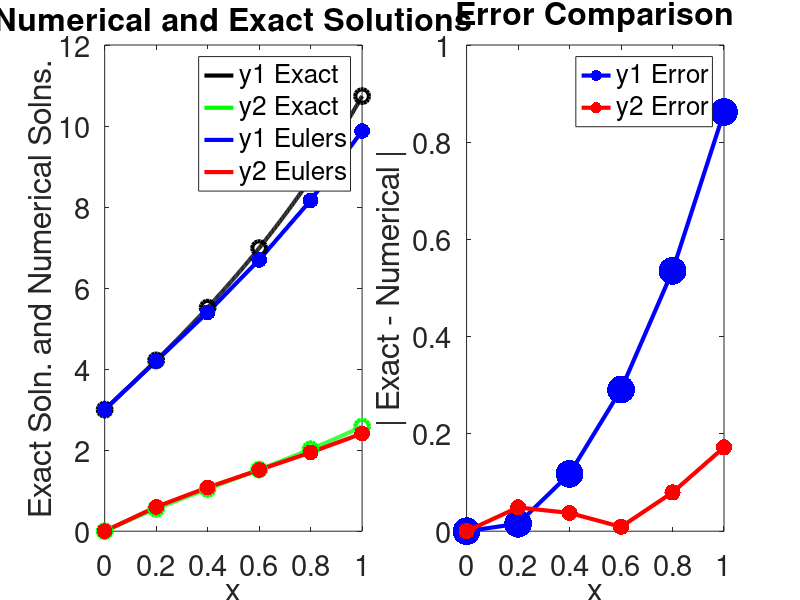
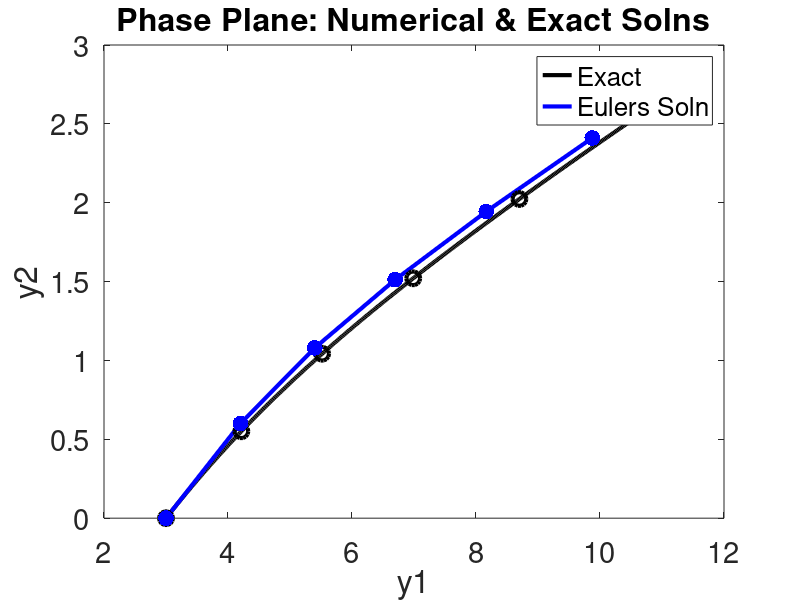

Write the MATLAB code that produced these figures, in order.
function Lets_Solve_ODE_Systems()


% Simulation Parameters
tFinal = 1.0;   % final time
h = 0.2;        % Step Size
t = 0:h:tFinal; % time vector 
y0(1,1) = 3.0;  % initial value for y1
y0(1,2) = 0.0;  % initial value for y2


% Perform ODE Solves
yEulers = give_Me_Euler_Solution(y0,h,t);
yExact = give_Me_Exact_Solution(t);


% Make Plots of What you Want
please_plot_it_all(t,yExact,yEulers);

%%%%%%%%%%%%%%%%%%%%%%%%%%%%%%%%%%%%%%%%%%%%%%%%%%%%%%%%%%%%%%%%%%%%%%%%%%
%
% FUNCTION: returns Euler Solution
%
%%%%%%%%%%%%%%%%%%%%%%%%%%%%%%%%%%%%%%%%%%%%%%%%%%%%%%%%%%%%%%%%%%%%%%%%%%

function yEulers = give_Me_Euler_Solution(y0,h,t)

% yEulers: row- corresponds to time-step
%          col- col1: y1, col2: y2

% Initialize Solution Storage 
yEulers = zeros(length(t),2);
yEulers(1,1) = y0(1,1);
yEulers(1,2) = y0(1,2);

for i=2:length(t)
   RHS = give_Me_RHS_of_System(t(i-1),yEulers(i-1,1),yEulers(i-1,2));
   yEulers(i,1) = yEulers(i-1,1) + h * RHS(1); 
   yEulers(i,2) = yEulers(i-1,2) + h * RHS(2); 
end

yEulers



%%%%%%%%%%%%%%%%%%%%%%%%%%%%%%%%%%%%%%%%%%%%%%%%%%%%%%%%%%%%%%%%%%%%%%%%%%
%
% FUNCTION: returns Modified Euler Solution
%
%%%%%%%%%%%%%%%%%%%%%%%%%%%%%%%%%%%%%%%%%%%%%%%%%%%%%%%%%%%%%%%%%%%%%%%%%%

function yExact = give_Me_Exact_Solution(t)

% yExact: row- corresponds to time-step
%          col- col1: y1, col2: y2

% #1
yExact(:,1) = 4*exp(t) - exp(-2*t);
yExact(:,2) = exp(t)  - exp(-2*t);

% #2
%yExact(:,1) = 4*exp(-t).*sin(t);
%yExact(:,2) = 4*exp(-t).*cos(t);

% #3
%yExact(:,1) = cos(t/2);
%yExact(:,2) = -0.5*sin(t/2);

% #5
%yExact(:,1) = exp(-t) - t;
%yExact(:,2) = -exp(-t) - 1;

%%%%%%%%%%%%%%%%%%%%%%%%%%%%%%%%%%%%%%%%%%%%%%%%%%%%%%%%%%%%%%%%%%%%%%%%%%
%
% FUNCTION: returns RHS of ODE
%
%%%%%%%%%%%%%%%%%%%%%%%%%%%%%%%%%%%%%%%%%%%%%%%%%%%%%%%%%%%%%%%%%%%%%%%%%%

function RHS = give_Me_RHS_of_System(t,y1,y2)

% #1
RHS(1) = 2*y1 - 4*y2;
RHS(2) = y1 - 3*y2;

% #2
%RHS(1) = -y1+y2;
%RHS(2) = -y1-y2;

% #3
%RHS(1) = 0*y1 + 1*y2;
%RHS(2) = -1/4*y1 + 0*y2;

% #5
%RHS(1) = 0*y1 + 1*y2;
%RHS(2) = 1*y1 + 0*y2 + t;

%%%%%%%%%%%%%%%%%%%%%%%%%%%%%%%%%%%%%%%%%%%%%%%%%%%%%%%%%%%%%%%%%%%%%%%%%%
%
% FUNCTION: plots the Exact Solution, Euler's Method Solution, and
% Modified Euler's Solution. Also produces a plot of the Error.
%
%%%%%%%%%%%%%%%%%%%%%%%%%%%%%%%%%%%%%%%%%%%%%%%%%%%%%%%%%%%%%%%%%%%%%%%%%%

function please_plot_it_all(t,Exact,yEulers)

lw = 3;  % LineWidth
ms = 10; % MarkerSize
fs = 22;  % FontSize

% Find more highly resolved exact solution
tNew = t(1):( t(2)-t(1) )/100:t(end);
fineExact = give_Me_Exact_Solution(tNew);

%
% Plotting Solutions Against Each Other
%
figure(1)
subplot(1,2,1);
plot(tNew,fineExact(:,1),'k-','LineWidth',lw); hold on;
plot(tNew,fineExact(:,2),'g-','LineWidth',lw); hold on;
plot(t,yEulers(:,1),'b-','LineWidth',lw); hold on;
plot(t,yEulers(:,2),'r-','LineWidth',lw); hold on;
plot(t,Exact(:,1),'ko','LineWidth',lw,'MarkerSize',ms); hold on;
plot(t,Exact(:,2),'go','LineWidth',lw,'MarkerSize',ms); hold on;
plot(t,yEulers(:,1),'b.','MarkerSize',ms+24); hold on;
plot(t,yEulers(:,2),'r.','MarkerSize',ms+24); hold on;
title('Numerical and Exact Solutions','FontSize',fs);hold on;
xlabel('x','FontSize',fs);
ylabel('Exact Soln. and Numerical Solns.','FontSize',fs);
leg=legend('y1 Exact','y2 Exact','y1 Eulers', 'y2 Eulers');
set(leg,'FontSize',fs);
set(gca,'FontSize',fs-1);
%
% Plotting Errors Against Each Other
%
subplot(1,2,2);
plot(t,abs(Exact(:,1)-yEulers(:,1)),'b.-','LineWidth',lw,'MarkerSize',ms+50); hold on;
plot(t,abs(Exact(:,2)-yEulers(:,2)),'r.-','LineWidth',lw,'MarkerSize',ms+25); hold on;
title('Error Comparison','FontSize',fs);
xlabel('x','FontSize',fs);
ylabel('| Exact - Numerical |','FontSize',fs);
leg=legend('y1 Error','y2 Error');
set(leg,'FontSize',fs);
set(gca,'FontSize',fs-1);


% PHASE PLANE
figure(2)
plot(fineExact(:,1),fineExact(:,2),'k-','LineWidth',lw); hold on;
plot(yEulers(:,1),yEulers(:,2),'b-','LineWidth',lw); hold on;
plot(Exact(:,1),Exact(:,2),'ko','LineWidth',lw,'MarkerSize',ms); hold on;
plot(yEulers(:,1),yEulers(:,2),'b.','MarkerSize',ms+24); hold on;
title('Phase Plane: Numerical & Exact Solns','FontSize',fs);hold on;
xlabel('y1','FontSize',fs);
ylabel('y2','FontSize',fs);
leg=legend('Exact','Eulers Soln');
set(leg,'FontSize',fs);
set(gca,'FontSize',fs-1);
